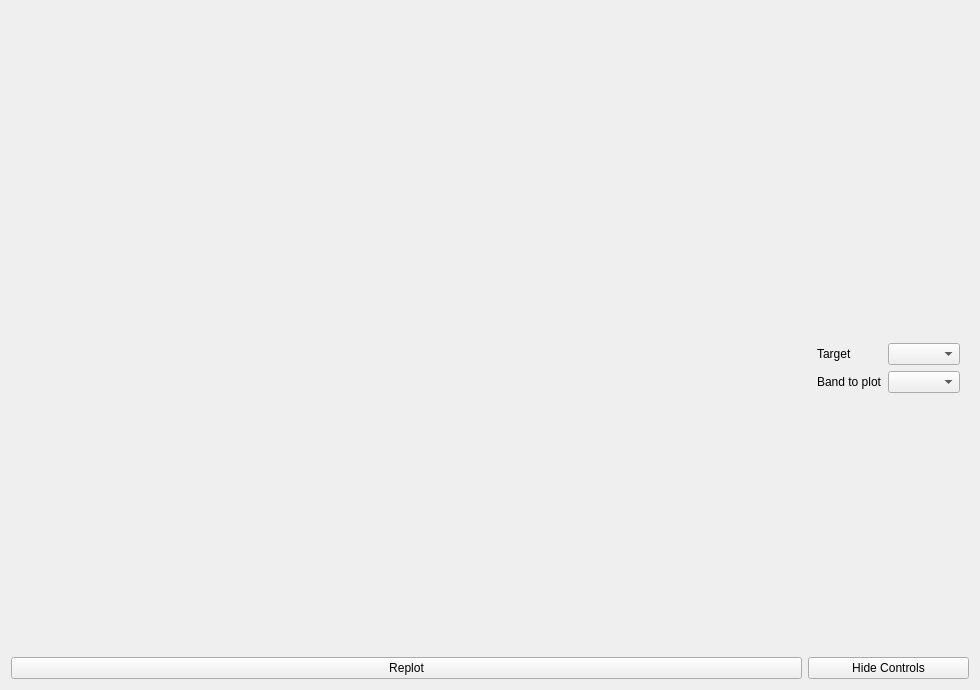
<?xml version="1.0" encoding="UTF-8"?>
<ui version="4.0">
 <class>Form</class>
 <widget class="QWidget" name="Form">
  <property name="geometry">
   <rect>
    <x>0</x>
    <y>0</y>
    <width>980</width>
    <height>690</height>
   </rect>
  </property>
  <property name="sizePolicy">
   <sizepolicy hsizetype="Preferred" vsizetype="Preferred">
    <horstretch>0</horstretch>
    <verstretch>0</verstretch>
   </sizepolicy>
  </property>
  <property name="windowTitle">
   <string>Form</string>
  </property>
  <layout class="QGridLayout" name="gridLayout" columnstretch="2,0">
   <item row="0" column="0" colspan="2">
    <widget class="MplWidget" name="mpl" native="true">
     <property name="minimumSize">
      <size>
       <width>300</width>
       <height>0</height>
      </size>
     </property>
    </widget>
   </item>
   <item row="2" column="1">
    <widget class="QPushButton" name="hideButton">
     <property name="text">
      <string>Hide Controls</string>
     </property>
    </widget>
   </item>
   <item row="2" column="0">
    <widget class="QPushButton" name="replot">
     <property name="text">
      <string>Replot</string>
     </property>
    </widget>
   </item>
   <item row="1" column="1">
    <widget class="QWidget" name="controls" native="true">
     <property name="maximumSize">
      <size>
       <width>200</width>
       <height>16777215</height>
      </size>
     </property>
     <layout class="QFormLayout" name="formLayout">
      <item row="1" column="1">
       <widget class="QComboBox" name="targetCombo"/>
      </item>
      <item row="1" column="0">
       <widget class="QLabel" name="label">
        <property name="text">
         <string>Target</string>
        </property>
       </widget>
      </item>
      <item row="2" column="0">
       <widget class="QLabel" name="label_2">
        <property name="text">
         <string>Band to plot</string>
        </property>
       </widget>
      </item>
      <item row="2" column="1">
       <widget class="QComboBox" name="bandCombo"/>
      </item>
     </layout>
    </widget>
   </item>
  </layout>
 </widget>
 <customwidgets>
  <customwidget>
   <class>MplWidget</class>
   <extends>QWidget</extends>
   <header>pcot.ui.mplwidget</header>
   <container>1</container>
  </customwidget>
 </customwidgets>
 <resources/>
 <connections/>
</ui>
